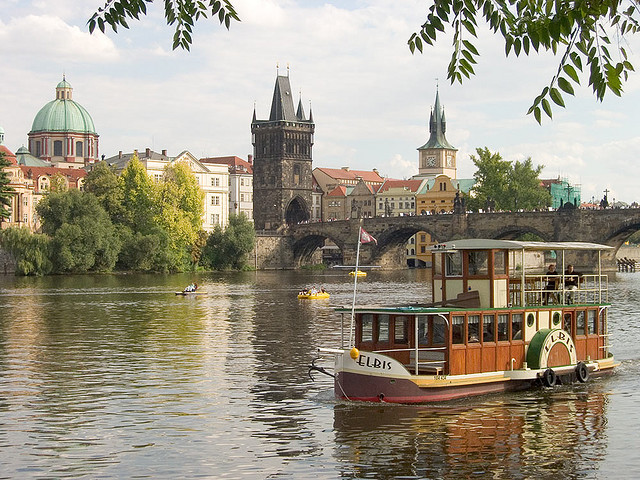
%> input picture PS1/inputSeamCarvingPrague.jpg, 640 x 480 px
$ octave prob3a.m   (GNU Octave 9; MATLAB toolbox functions it lacks are replaced by stand-ins)
%> lines starting %> are read from the running program, lines starting %| are printed output that depends on the picture
%> further down, prague is the input picture: size 480x640x3 uint8; mean R, G, B 156.6, 149.6, 132.7
### PS1/energy_img.m
function energyImg = energy_img(im)
my = fspecial('sobel');
mx = -my';
%mx = [-1,1]; %alternate methods
%my = [-1;1];
y = imfilter(double(rgb2gray(im)),my);
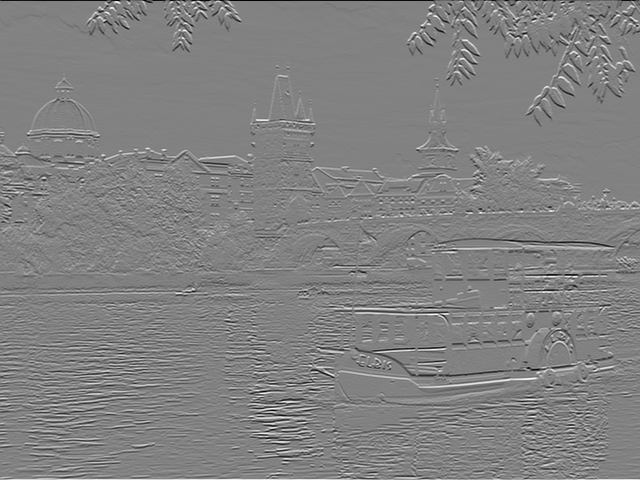
%> y: size 480x640 double; min -1020, max 985, mean 0.3; drawn with min black and max white
x = imfilter(double(rgb2gray(im)),mx);
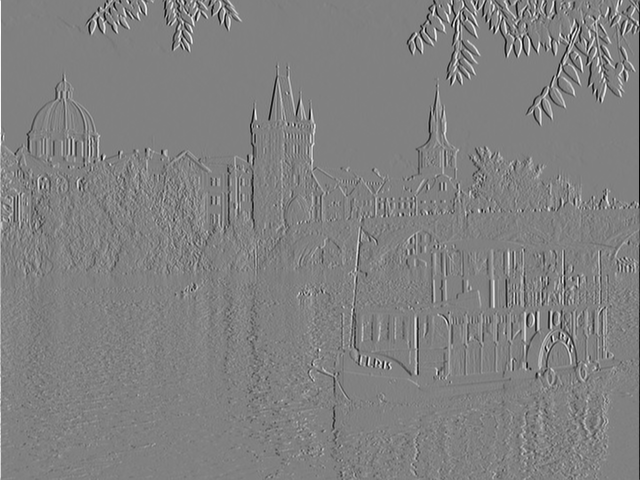
%> x: size 480x640 double; min -999, max 979, mean 0.3; drawn with min black and max white
energyImg = sqrt(x.^2 + y.^2);
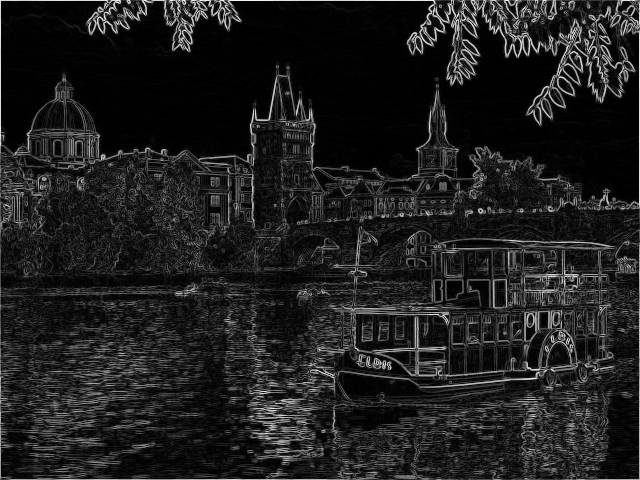
%> energyImg: size 480x640 double; min 0, max 1049.1, mean 128.8; drawn with min black and max white
%imagesc(energyImg)
end

### PS1/prob3a.m
 prague = imread('inputSeamCarvingPrague.jpg');
 en=energy_img(prague);
 imagesc(en);
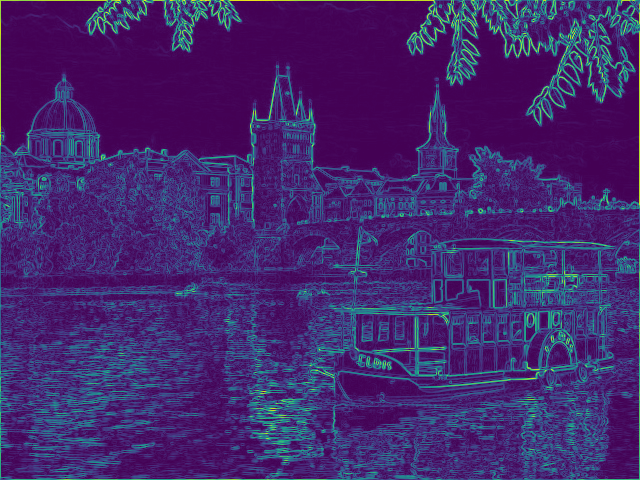
%> displayed picture: size 480x640x3, on the screen's scale of 0 to 255; mean R, G, B 66.9, 39.7, 109.5

$ run again, with PS1/alternateFirstHorz.jpg copied over PS1/inputSeamCarvingPrague.jpg
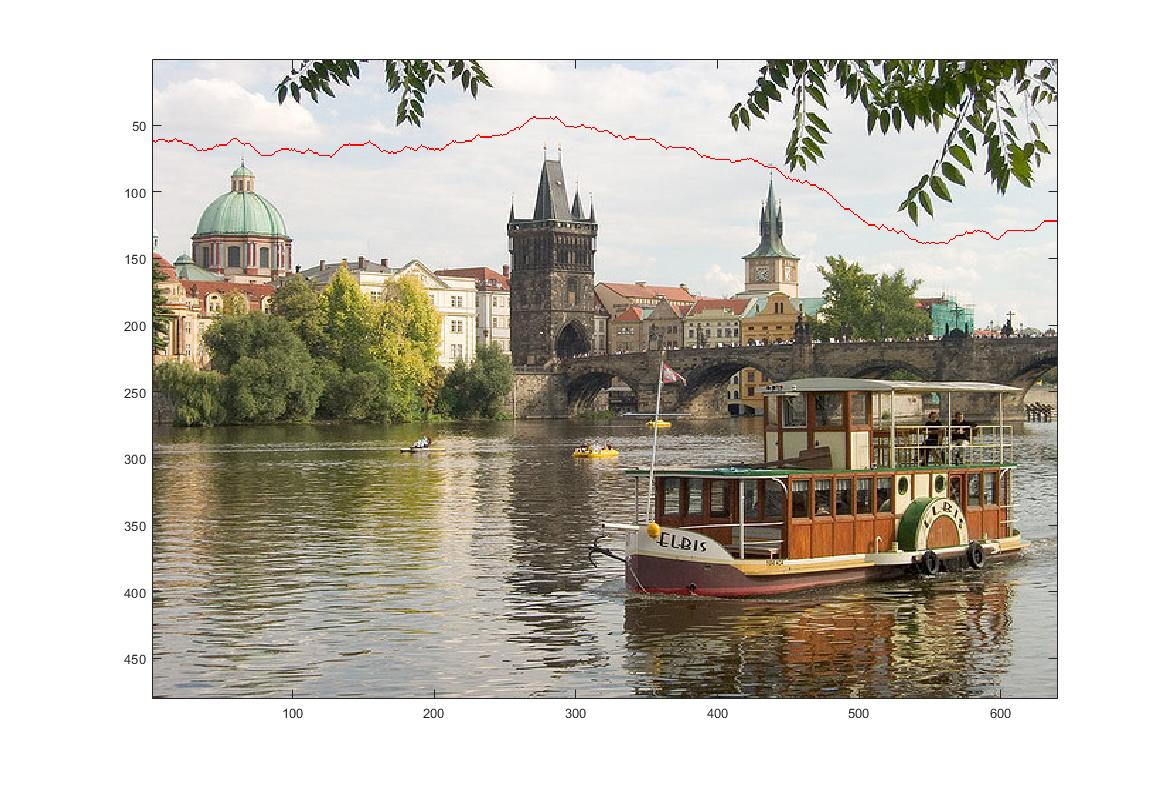
%> input picture PS1/alternateFirstHorz.jpg, 1169 x 785 px
%> prague is the input picture: size 785x1169x3 uint8; mean R, G, B 192, 187.4, 176.8
%> in energy_img, `energyImg = sqrt(x.^2 + y.^2);`:
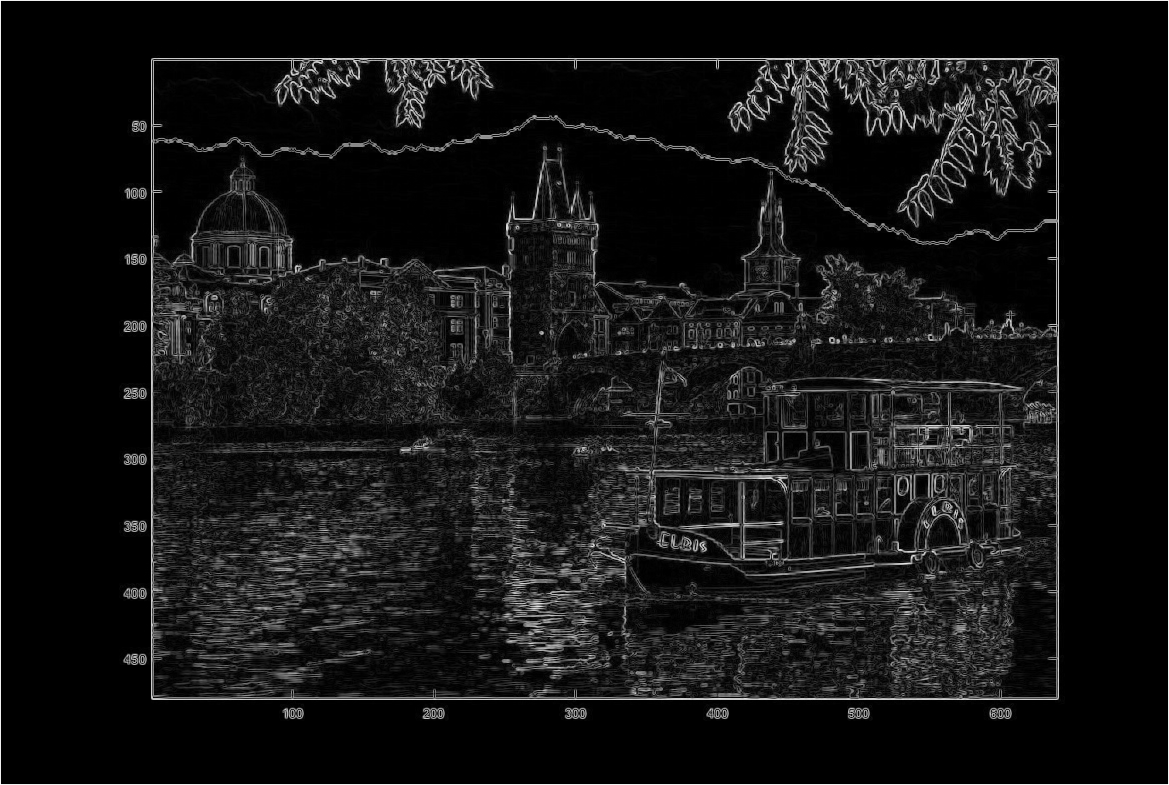
%> energyImg: size 785x1169 double; min 0, max 1081.9, mean 88.8; drawn with min black and max white
%> `imagesc(en);`:
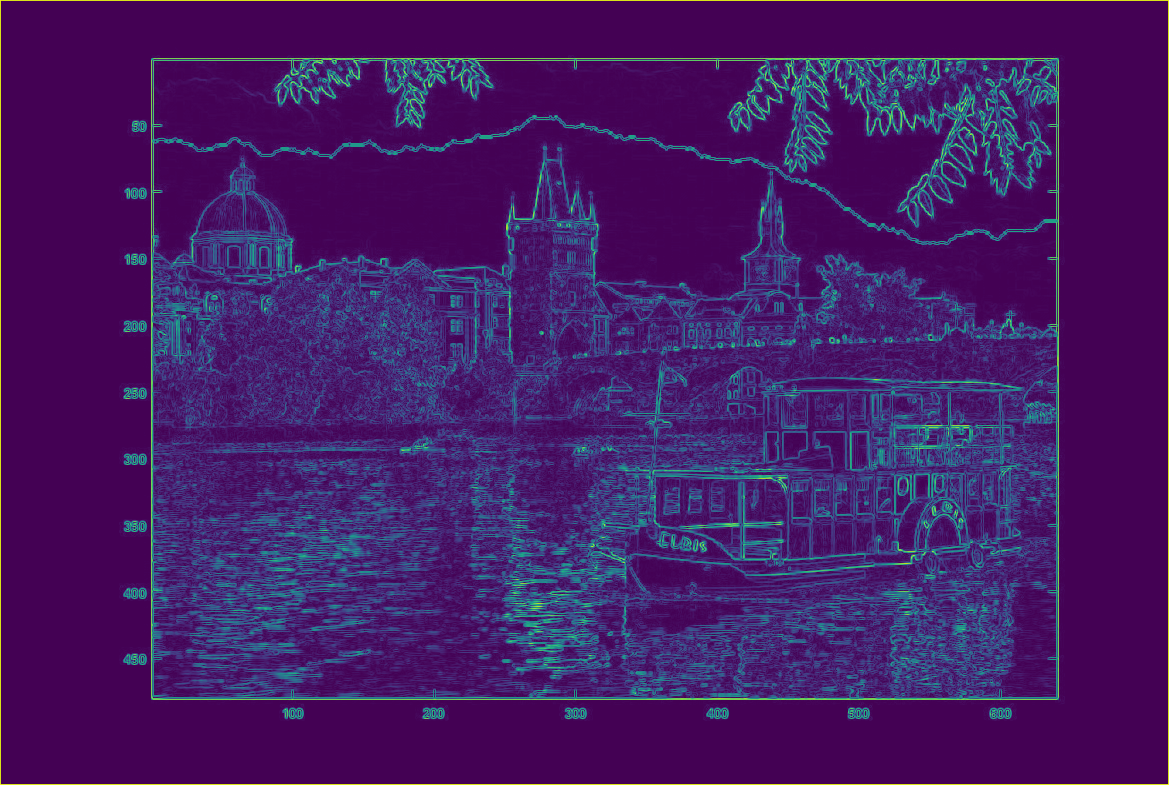
%> displayed picture: size 785x1169x3, on the screen's scale of 0 to 255; mean R, G, B 67.9, 26.7, 100.2
